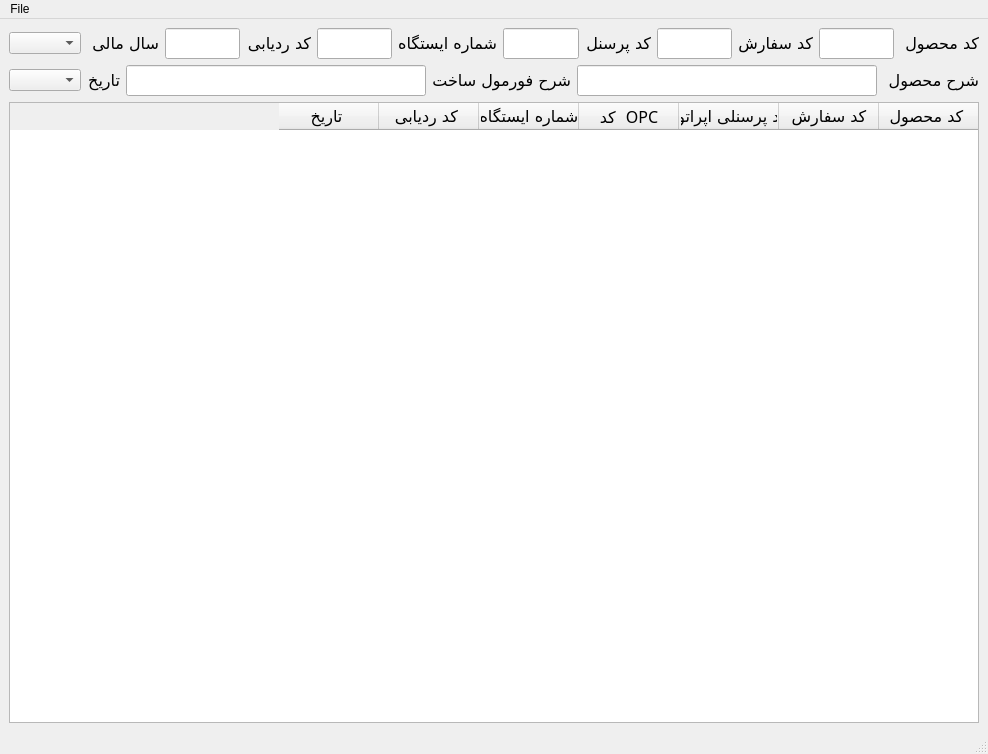
<?xml version="1.0" encoding="UTF-8"?>
<ui version="4.0">
 <class>Tracebility</class>
 <widget class="QMainWindow" name="Tracebility">
  <property name="geometry">
   <rect>
    <x>0</x>
    <y>0</y>
    <width>988</width>
    <height>754</height>
   </rect>
  </property>
  <property name="windowTitle">
   <string>MainWindow</string>
  </property>
  <widget class="QWidget" name="centralwidget">
   <layout class="QGridLayout" name="gridLayout_2">
    <item row="2" column="0">
     <layout class="QHBoxLayout" name="horizontalLayout">
      <item>
       <widget class="QComboBox" name="comboBox_2"/>
      </item>
      <item>
       <widget class="QLabel" name="label_6">
        <property name="font">
         <font>
          <family>B Nazanin</family>
          <pointsize>12</pointsize>
         </font>
        </property>
        <property name="text">
         <string>تاریخ</string>
        </property>
       </widget>
      </item>
      <item>
       <widget class="QLineEdit" name="lineEdit_7">
        <property name="font">
         <font>
          <family>B Nazanin</family>
          <pointsize>12</pointsize>
         </font>
        </property>
       </widget>
      </item>
      <item>
       <widget class="QLabel" name="label_7">
        <property name="font">
         <font>
          <family>B Nazanin</family>
          <pointsize>12</pointsize>
         </font>
        </property>
        <property name="text">
         <string>شرح فورمول ساخت</string>
        </property>
       </widget>
      </item>
      <item>
       <widget class="QLineEdit" name="lineEdit_8">
        <property name="font">
         <font>
          <family>B Nazanin</family>
          <pointsize>12</pointsize>
         </font>
        </property>
       </widget>
      </item>
      <item>
       <widget class="QLabel" name="label_8">
        <property name="font">
         <font>
          <family>B Nazanin</family>
          <pointsize>12</pointsize>
         </font>
        </property>
        <property name="text">
         <string>شرح محصول </string>
        </property>
       </widget>
      </item>
     </layout>
    </item>
    <item row="3" column="0">
     <widget class="QTableWidget" name="tableWidget">
      <property name="font">
       <font>
        <family>B Nazanin</family>
        <pointsize>12</pointsize>
       </font>
      </property>
      <property name="layoutDirection">
       <enum>Qt::RightToLeft</enum>
      </property>
      <column>
       <property name="text">
        <string>کد محصول </string>
       </property>
      </column>
      <column>
       <property name="text">
        <string>کد سفارش</string>
       </property>
      </column>
      <column>
       <property name="text">
        <string>کد پرسنلی اپراتور</string>
       </property>
      </column>
      <column>
       <property name="text">
        <string>کد  OPC</string>
       </property>
      </column>
      <column>
       <property name="text">
        <string>شماره ایستگاه</string>
       </property>
      </column>
      <column>
       <property name="text">
        <string>کد ردیابی </string>
       </property>
      </column>
      <column>
       <property name="text">
        <string>تاریخ </string>
       </property>
      </column>
     </widget>
    </item>
    <item row="1" column="0">
     <layout class="QGridLayout" name="gridLayout">
      <property name="sizeConstraint">
       <enum>QLayout::SetNoConstraint</enum>
      </property>
      <item row="0" column="13">
       <widget class="QLineEdit" name="lineEdit">
        <property name="font">
         <font>
          <family>B Nazanin</family>
          <pointsize>12</pointsize>
         </font>
        </property>
        <property name="text">
         <string/>
        </property>
       </widget>
      </item>
      <item row="0" column="5">
       <widget class="QLabel" name="label_4">
        <property name="font">
         <font>
          <family>B Nazanin</family>
          <pointsize>12</pointsize>
         </font>
        </property>
        <property name="text">
         <string>شماره ایستگاه</string>
        </property>
       </widget>
      </item>
      <item row="0" column="0">
       <widget class="QComboBox" name="comboBox"/>
      </item>
      <item row="0" column="8">
       <widget class="QLabel" name="label_3">
        <property name="font">
         <font>
          <family>B Nazanin</family>
          <pointsize>12</pointsize>
         </font>
        </property>
        <property name="text">
         <string>کد پرسنل</string>
        </property>
       </widget>
      </item>
      <item row="0" column="3">
       <widget class="QLabel" name="label_5">
        <property name="font">
         <font>
          <family>B Nazanin</family>
          <pointsize>12</pointsize>
         </font>
        </property>
        <property name="text">
         <string>کد ردیابی</string>
        </property>
       </widget>
      </item>
      <item row="0" column="4">
       <widget class="QLineEdit" name="lineEdit_4">
        <property name="font">
         <font>
          <family>B Nazanin</family>
          <pointsize>12</pointsize>
         </font>
        </property>
       </widget>
      </item>
      <item row="0" column="10">
       <widget class="QLineEdit" name="lineEdit_2">
        <property name="font">
         <font>
          <family>B Nazanin</family>
          <pointsize>12</pointsize>
         </font>
        </property>
        <property name="text">
         <string/>
        </property>
       </widget>
      </item>
      <item row="0" column="11">
       <widget class="QLabel" name="label_2">
        <property name="font">
         <font>
          <family>B Nazanin</family>
          <pointsize>12</pointsize>
         </font>
        </property>
        <property name="text">
         <string>کد سفارش</string>
        </property>
       </widget>
      </item>
      <item row="0" column="2">
       <widget class="QLineEdit" name="lineEdit_5">
        <property name="font">
         <font>
          <family>B Nazanin</family>
          <pointsize>12</pointsize>
         </font>
        </property>
       </widget>
      </item>
      <item row="0" column="14">
       <widget class="QLabel" name="label">
        <property name="font">
         <font>
          <family>B Nazanin</family>
          <pointsize>12</pointsize>
         </font>
        </property>
        <property name="text">
         <string>کد محصول </string>
        </property>
       </widget>
      </item>
      <item row="0" column="7">
       <widget class="QLineEdit" name="lineEdit_3">
        <property name="font">
         <font>
          <family>B Nazanin</family>
          <pointsize>12</pointsize>
         </font>
        </property>
       </widget>
      </item>
      <item row="0" column="1">
       <widget class="QLabel" name="label_9">
        <property name="font">
         <font>
          <family>B Nazanin</family>
          <pointsize>12</pointsize>
         </font>
        </property>
        <property name="text">
         <string>سال مالی </string>
        </property>
       </widget>
      </item>
     </layout>
    </item>
   </layout>
  </widget>
  <widget class="QMenuBar" name="menubar">
   <property name="geometry">
    <rect>
     <x>0</x>
     <y>0</y>
     <width>988</width>
     <height>21</height>
    </rect>
   </property>
   <widget class="QMenu" name="menusave_to_excel">
    <property name="title">
     <string>File</string>
    </property>
    <addaction name="actionSave_To_Excel"/>
   </widget>
   <addaction name="menusave_to_excel"/>
  </widget>
  <widget class="QStatusBar" name="statusbar"/>
  <action name="actionSave_To_Excel">
   <property name="text">
    <string>Save_To_Excel</string>
   </property>
  </action>
 </widget>
 <resources/>
 <connections/>
</ui>
